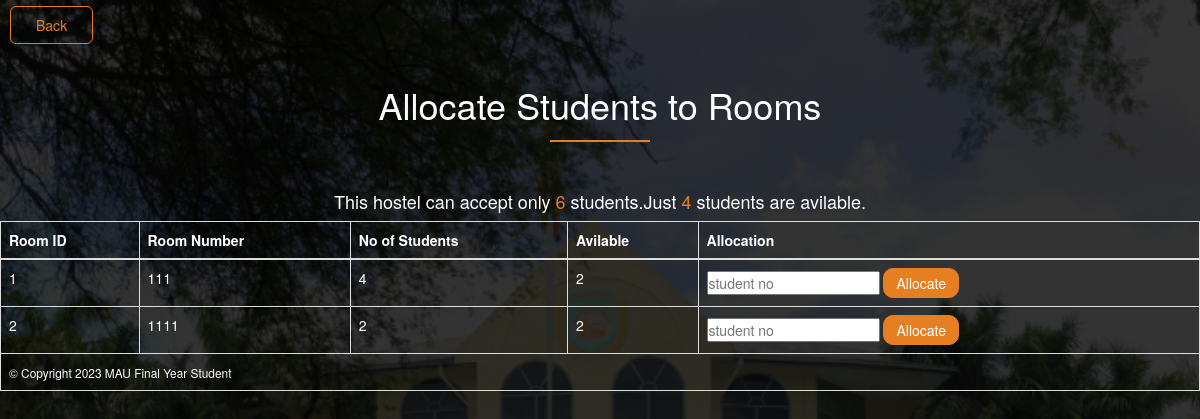
/admin/allocateroom.php, run on an earlier commit of the app's database.
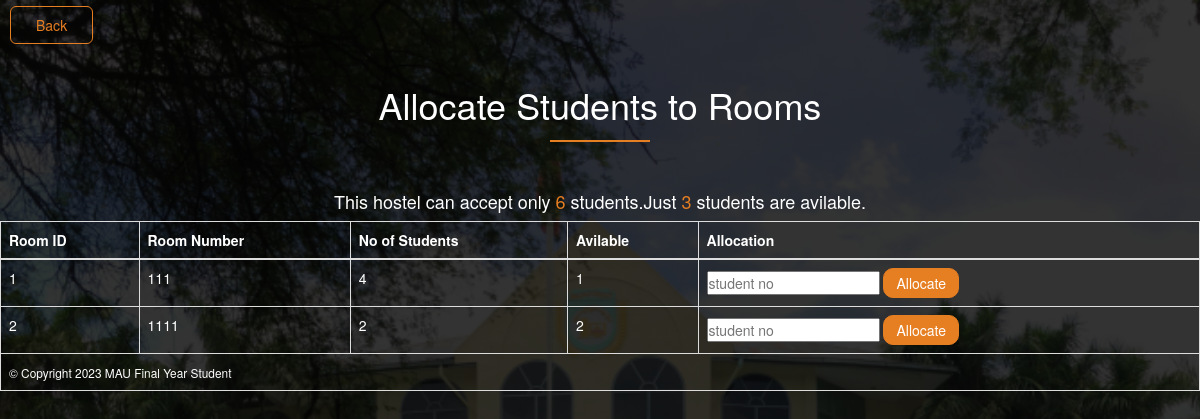
And on a later commit of the database.
### tables this page shows
CREATE TABLE `room` (
  `roomid` int(45) NOT NULL,
  `roomno` varchar(45) DEFAULT NULL,
  `noofstud` int(11) DEFAULT NULL,
  `avilable` varchar(45) NOT NULL
);

### admin/allocateroomaction.php (called while the page is built, shortened)
<?php
$conn = mysqli_connect("localhost", "root", "") or die("Error connecting to database: ".mysql_error());
  	mysqli_select_db($conn, "hostel") or die(mysql_error());
    $result=mysqli_query($conn,"SELECT * FROM room;");
	$totalstud = 0;
	$totalava = 0;
	while ($ro = mysqli_fetch_array($result)) {
		$totalstud += $ro['noofstud'];
		$totalava += $ro['avilable'];
	}
?>

### admin/allocateroom.php (the view, shortened to what this page needs)
<?php
  include("../admin/allocateroomaction.php");
?>
<!DOCTYPE html>
<html>
<head>
	 <link rel="stylesheet" type="text/css" href="../stylecss/allocateroom.css">
	<link rel="stylesheet" type="text/css" href="../bootstrap-3.3.7-dist/css/bootstrap-theme.min.css">
    <link rel="stylesheet" type="text/css" href="../bootstrap-3.3.7-dist/css/bootstrap.min.css">
    <link rel="stylesheet" type="text/css" href="../font-awesome-4.7.0/css/font-awesome.min.css">
</head>
<body>
<div id="btBack">
<a href="../admin/profile.php" class="bt" >Back</a>
</div>
    <h1 class="text-center" id="welcometext">Allocate Students to Rooms</h1>
    <h4 class="text-center" id="welcometext">This hostel can accept only <span style="color: #e67e22"><?php echo $totalstud; ?></span> students.Just <span style="color: #e67e22" ><?php echo $totalava; ?></span> students are avilable.</h4>
     <div class="table-responsive">
         <table border="1" class="table table-bordered table-hover ">
          <thead>
             <tr>
                 <th>Room ID</th>
                 <th>Room Number</th>
                 <th>No of Students</th>
                 <th>Avilable</th>
                 <th>Allocation</th>
               </tr>
          </thead>
           <tbody>
              <?php
              include("confs/config.php");
              $results = mysqli_query($conn, "SELECT * from room");
              while ($row = mysqli_fetch_array($results)) {?>
                <tr class="tablerow">
                 <td><?php echo $row['roomid']?></td>
                 <td><?php echo $row['roomno']?></td>
                 <td><?php echo $row['noofstud']?></td>
                 <td><?php echo $row['avilable']?></td>
                 <td >
                   <form action="" method="GET">
                  <input type="text" name="id" class ="tff" placeholder="student no">
                  <input type="submit" name="submit" value="Allocate" class="contact-bts">
                  </form>
                  </td>
               </tr>
               <?php
              }
              ?>
           </tbody>
           <tfoot>
               <td colspan="8"><small>&copy; Copyright 2023 MAU Final Year Student</small></td>
           </tfoot>
         </table>
         </div>
</body>
</html>

What changed in the data, as far as the page shows it:
changed room id 1: avilable "2" → "1"
Also different on the page:
$totalava: "4" → "3"
